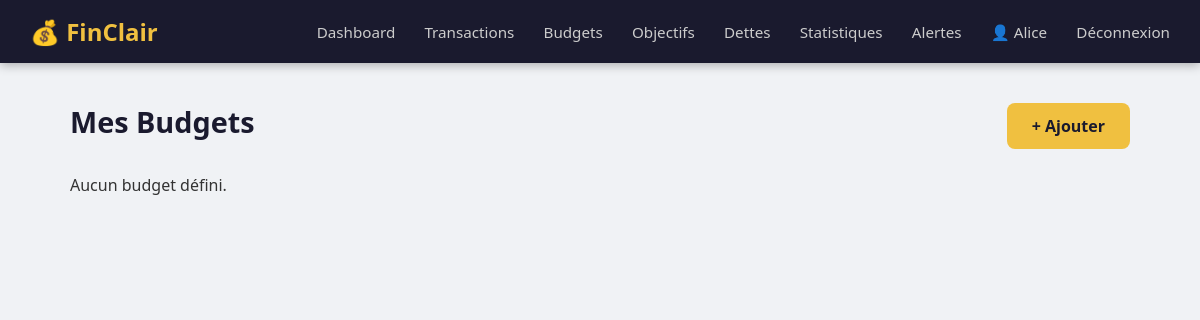
The app's page /budgets/ (signed in), older data.
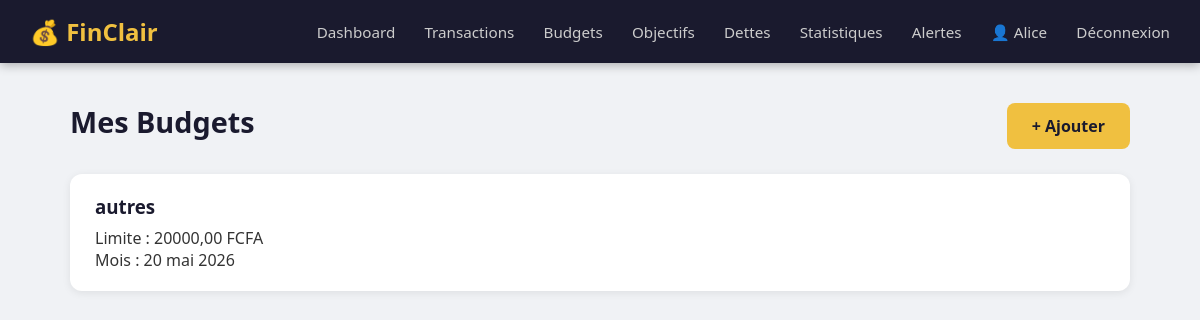
The same page, newer data.
### budgets/models.py (models this page shows, shortened)
class Budget(models.Model):
    CATEGORIE_CHOICES = [
        ('alimentation', 'Alimentation'),
        ('transport', 'Transport'),
        ('logement', 'Logement'),
        ('sante', 'Santé'),
        ('loisirs', 'Loisirs'),
        ('education', 'Éducation'),
        ('autres', 'Autres'),
    ]
    utilisateur = models.ForeignKey(User, on_delete=models.CASCADE)
    categorie = models.CharField(max_length=20, choices=CATEGORIE_CHOICES)
    limite = models.DecimalField(max_digits=10, decimal_places=2)
    mois = models.DateField()

### budgets/views.py (the view)
# urls.py: path('', views.liste_budgets, name='liste_budgets'),
@login_required
def liste_budgets(request):
    budgets = Budget.objects.filter(utilisateur=request.user)
    return render(request, 'budgets/liste.html', {'budgets': budgets})

### templates/budgets/liste.html (shortened to what this page needs)
{% extends 'base.html' %}
{% block contenu %}
<div class="page">
    <div class="page-header">
        <h1>Mes Budgets</h1>
        <a href="{% url 'ajouter_budget' %}" class="btn">+ Ajouter</a>
    </div>
    {% for b in budgets %}
    <div class="budget-carte">
        <h3>{{ b.categorie }}</h3>
        <p>Limite : {{ b.limite }} FCFA</p>
        <p>Mois : {{ b.mois }}</p>
    </div>
    {% empty %}
    <p>Aucun budget défini.</p>
    {% endfor %}
</div>
{% endblock %}

Row changes from the older to the newer data that the page shows:
added Budget: categorie "autres", limite "20000,00", mois "20 mai 2026"
Text that changed along with them:
text no longer shown: "Aucun budget défini."
